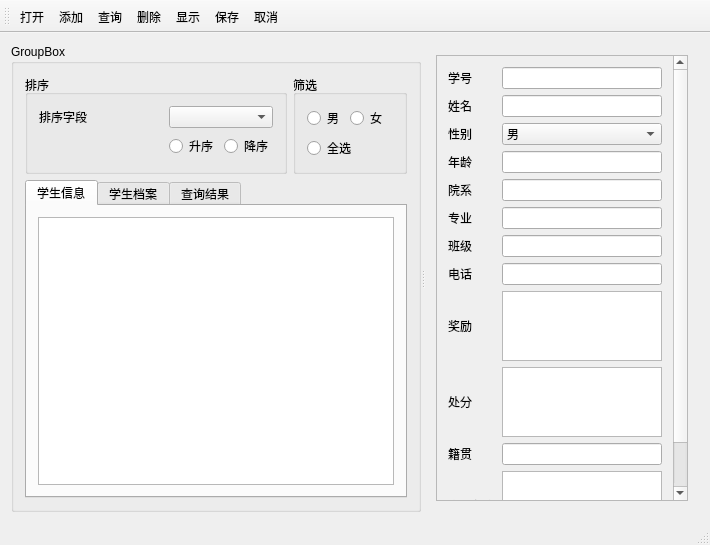
<?xml version="1.0" encoding="UTF-8"?>
<ui version="4.0">
 <class>MainWindow</class>
 <widget class="QMainWindow" name="MainWindow">
  <property name="geometry">
   <rect>
    <x>0</x>
    <y>0</y>
    <width>710</width>
    <height>545</height>
   </rect>
  </property>
  <property name="windowTitle">
   <string>MainWindow</string>
  </property>
  <widget class="QWidget" name="centralWidget">
   <layout class="QGridLayout" name="gridLayout_3">
    <item row="0" column="0">
     <widget class="QSplitter" name="splitter">
      <property name="orientation">
       <enum>Qt::Horizontal</enum>
      </property>
      <widget class="QGroupBox" name="groupBox_2">
       <property name="title">
        <string>GroupBox</string>
       </property>
       <layout class="QVBoxLayout" name="verticalLayout_7">
        <item>
         <layout class="QVBoxLayout" name="verticalLayout">
          <item>
           <layout class="QHBoxLayout" name="horizontalLayout">
            <item>
             <widget class="QGroupBox" name="groupBox">
              <property name="title">
               <string>排序</string>
              </property>
              <layout class="QGridLayout" name="gridLayout">
               <item row="0" column="0">
                <widget class="QLabel" name="label">
                 <property name="text">
                  <string>排序字段</string>
                 </property>
                </widget>
               </item>
               <item row="0" column="1" colspan="2">
                <widget class="QComboBox" name="comboBox">
                 <property name="currentIndex">
                  <number>-1</number>
                 </property>
                </widget>
               </item>
               <item row="1" column="0">
                <spacer name="horizontalSpacer">
                 <property name="orientation">
                  <enum>Qt::Horizontal</enum>
                 </property>
                 <property name="sizeHint" stdset="0">
                  <size>
                   <width>238</width>
                   <height>20</height>
                  </size>
                 </property>
                </spacer>
               </item>
               <item row="1" column="1">
                <widget class="QRadioButton" name="radioButton">
                 <property name="text">
                  <string>升序</string>
                 </property>
                 <property name="checkable">
                  <bool>true</bool>
                 </property>
                 <property name="checked">
                  <bool>false</bool>
                 </property>
                </widget>
               </item>
               <item row="1" column="2">
                <widget class="QRadioButton" name="radioButton_2">
                 <property name="text">
                  <string>降序</string>
                 </property>
                </widget>
               </item>
              </layout>
             </widget>
            </item>
            <item>
             <widget class="QGroupBox" name="groupBox_3">
              <property name="title">
               <string>筛选</string>
              </property>
              <layout class="QGridLayout" name="gridLayout_5">
               <item row="0" column="0">
                <widget class="QRadioButton" name="radioButton_3">
                 <property name="text">
                  <string>男</string>
                 </property>
                </widget>
               </item>
               <item row="0" column="1" colspan="2">
                <widget class="QRadioButton" name="radioButton_4">
                 <property name="text">
                  <string>女</string>
                 </property>
                </widget>
               </item>
               <item row="1" column="0" colspan="2">
                <widget class="QRadioButton" name="radioButton_5">
                 <property name="text">
                  <string>全选</string>
                 </property>
                </widget>
               </item>
               <item row="1" column="2">
                <spacer name="horizontalSpacer_2">
                 <property name="orientation">
                  <enum>Qt::Horizontal</enum>
                 </property>
                 <property name="sizeHint" stdset="0">
                  <size>
                   <width>40</width>
                   <height>20</height>
                  </size>
                 </property>
                </spacer>
               </item>
              </layout>
             </widget>
            </item>
           </layout>
          </item>
          <item>
           <widget class="QTabWidget" name="tabWidget">
            <property name="currentIndex">
             <number>0</number>
            </property>
            <widget class="QWidget" name="tab">
             <attribute name="title">
              <string>学生信息</string>
             </attribute>
             <layout class="QVBoxLayout" name="verticalLayout_2">
              <item>
               <widget class="QTableView" name="tableView"/>
              </item>
             </layout>
            </widget>
            <widget class="QWidget" name="tab_2">
             <attribute name="title">
              <string>学生档案</string>
             </attribute>
             <layout class="QVBoxLayout" name="verticalLayout_3">
              <item>
               <widget class="QTableView" name="tableView_2"/>
              </item>
             </layout>
            </widget>
            <widget class="QWidget" name="tab_3">
             <attribute name="title">
              <string>查询结果</string>
             </attribute>
             <layout class="QVBoxLayout" name="verticalLayout_6">
              <item>
               <widget class="QTableView" name="tableView_3"/>
              </item>
             </layout>
            </widget>
           </widget>
          </item>
         </layout>
        </item>
       </layout>
      </widget>
      <widget class="QStackedWidget" name="stackedWidget">
       <property name="currentIndex">
        <number>2</number>
       </property>
       <widget class="QWidget" name="page">
        <layout class="QVBoxLayout" name="verticalLayout_4">
         <item>
          <layout class="QHBoxLayout" name="horizontalLayout_12">
           <item>
            <layout class="QHBoxLayout" name="horizontalLayout_2">
             <item>
              <widget class="QLabel" name="label_10">
               <property name="text">
                <string>学号</string>
               </property>
              </widget>
             </item>
             <item>
              <widget class="QLineEdit" name="StuNo">
               <property name="maxLength">
                <number>6</number>
               </property>
              </widget>
             </item>
            </layout>
           </item>
           <item>
            <widget class="QLabel" name="tipNo">
             <property name="minimumSize">
              <size>
               <width>120</width>
               <height>0</height>
              </size>
             </property>
             <property name="text">
              <string/>
             </property>
            </widget>
           </item>
          </layout>
         </item>
         <item>
          <layout class="QHBoxLayout" name="horizontalLayout_13">
           <item>
            <layout class="QHBoxLayout" name="horizontalLayout_3">
             <item>
              <widget class="QLabel" name="label_11">
               <property name="text">
                <string>姓名</string>
               </property>
              </widget>
             </item>
             <item>
              <widget class="QLineEdit" name="Name">
               <property name="maxLength">
                <number>5</number>
               </property>
              </widget>
             </item>
            </layout>
           </item>
           <item>
            <widget class="QLabel" name="tipName">
             <property name="minimumSize">
              <size>
               <width>120</width>
               <height>0</height>
              </size>
             </property>
             <property name="text">
              <string/>
             </property>
            </widget>
           </item>
          </layout>
         </item>
         <item>
          <layout class="QHBoxLayout" name="horizontalLayout_4">
           <item>
            <widget class="QLabel" name="label_4">
             <property name="text">
              <string>性别</string>
             </property>
            </widget>
           </item>
           <item>
            <widget class="QComboBox" name="Gender">
             <property name="currentIndex">
              <number>0</number>
             </property>
             <item>
              <property name="text">
               <string>男</string>
              </property>
             </item>
             <item>
              <property name="text">
               <string>女</string>
              </property>
             </item>
            </widget>
           </item>
           <item>
            <spacer name="horizontalSpacer_3">
             <property name="orientation">
              <enum>Qt::Horizontal</enum>
             </property>
             <property name="sizeHint" stdset="0">
              <size>
               <width>108</width>
               <height>20</height>
              </size>
             </property>
            </spacer>
           </item>
          </layout>
         </item>
         <item>
          <layout class="QHBoxLayout" name="horizontalLayout_14">
           <item>
            <layout class="QHBoxLayout" name="horizontalLayout_5">
             <item>
              <widget class="QLabel" name="label_5">
               <property name="text">
                <string>年龄</string>
               </property>
              </widget>
             </item>
             <item>
              <widget class="QLineEdit" name="Age">
               <property name="maximumSize">
                <size>
                 <width>16777215</width>
                 <height>16777215</height>
                </size>
               </property>
               <property name="maxLength">
                <number>3</number>
               </property>
              </widget>
             </item>
            </layout>
           </item>
           <item>
            <widget class="QLabel" name="tipAge">
             <property name="minimumSize">
              <size>
               <width>130</width>
               <height>0</height>
              </size>
             </property>
             <property name="text">
              <string>年龄不能超过3位数</string>
             </property>
            </widget>
           </item>
          </layout>
         </item>
         <item>
          <layout class="QHBoxLayout" name="horizontalLayout_6">
           <item>
            <widget class="QLabel" name="label_6">
             <property name="text">
              <string>院系</string>
             </property>
            </widget>
           </item>
           <item>
            <widget class="QLineEdit" name="College"/>
           </item>
          </layout>
         </item>
         <item>
          <layout class="QHBoxLayout" name="horizontalLayout_7">
           <item>
            <widget class="QLabel" name="label_7">
             <property name="text">
              <string>专业</string>
             </property>
            </widget>
           </item>
           <item>
            <widget class="QLineEdit" name="Major"/>
           </item>
          </layout>
         </item>
         <item>
          <layout class="QHBoxLayout" name="horizontalLayout_8">
           <item>
            <widget class="QLabel" name="label_8">
             <property name="text">
              <string>班级</string>
             </property>
            </widget>
           </item>
           <item>
            <widget class="QLineEdit" name="Class"/>
           </item>
          </layout>
         </item>
         <item>
          <layout class="QHBoxLayout" name="horizontalLayout_9">
           <item>
            <widget class="QLabel" name="label_9">
             <property name="text">
              <string>电话</string>
             </property>
            </widget>
           </item>
           <item>
            <widget class="QLineEdit" name="PhoneNumber">
             <property name="maxLength">
              <number>11</number>
             </property>
            </widget>
           </item>
          </layout>
         </item>
         <item>
          <widget class="QLabel" name="tipPhone">
           <property name="minimumSize">
            <size>
             <width>0</width>
             <height>30</height>
            </size>
           </property>
           <property name="maximumSize">
            <size>
             <width>16777215</width>
             <height>30</height>
            </size>
           </property>
           <property name="text">
            <string/>
           </property>
          </widget>
         </item>
        </layout>
       </widget>
       <widget class="QWidget" name="page_2">
        <layout class="QGridLayout" name="gridLayout_2">
         <item row="0" column="0">
          <widget class="QLabel" name="label_12">
           <property name="text">
            <string>学号</string>
           </property>
          </widget>
         </item>
         <item row="0" column="1">
          <layout class="QHBoxLayout" name="horizontalLayout_10">
           <item>
            <widget class="QLineEdit" name="StuNo2">
             <property name="maxLength">
              <number>6</number>
             </property>
            </widget>
           </item>
           <item>
            <widget class="QLabel" name="tipNo2">
             <property name="minimumSize">
              <size>
               <width>100</width>
               <height>0</height>
              </size>
             </property>
             <property name="text">
              <string/>
             </property>
            </widget>
           </item>
          </layout>
         </item>
         <item row="1" column="0">
          <widget class="QLabel" name="label_13">
           <property name="text">
            <string>姓名</string>
           </property>
          </widget>
         </item>
         <item row="1" column="1">
          <layout class="QHBoxLayout" name="horizontalLayout_11">
           <item>
            <widget class="QLineEdit" name="Name2">
             <property name="maxLength">
              <number>5</number>
             </property>
            </widget>
           </item>
           <item>
            <widget class="QLabel" name="tipName2">
             <property name="minimumSize">
              <size>
               <width>100</width>
               <height>0</height>
              </size>
             </property>
             <property name="text">
              <string/>
             </property>
            </widget>
           </item>
          </layout>
         </item>
         <item row="2" column="0">
          <widget class="QLabel" name="label_3">
           <property name="text">
            <string>性别</string>
           </property>
          </widget>
         </item>
         <item row="2" column="1">
          <widget class="QComboBox" name="Gender2">
           <item>
            <property name="text">
             <string>男</string>
            </property>
           </item>
           <item>
            <property name="text">
             <string>女</string>
            </property>
           </item>
          </widget>
         </item>
         <item row="3" column="0">
          <widget class="QLabel" name="label_14">
           <property name="text">
            <string>奖励</string>
           </property>
          </widget>
         </item>
         <item row="3" column="1">
          <widget class="QPlainTextEdit" name="Award"/>
         </item>
         <item row="4" column="0">
          <widget class="QLabel" name="label_15">
           <property name="text">
            <string>处分</string>
           </property>
          </widget>
         </item>
         <item row="4" column="1">
          <widget class="QPlainTextEdit" name="Punish"/>
         </item>
         <item row="5" column="0">
          <widget class="QLabel" name="label_2">
           <property name="text">
            <string>籍贯</string>
           </property>
          </widget>
         </item>
         <item row="5" column="1">
          <widget class="QLineEdit" name="NativePlace"/>
         </item>
         <item row="6" column="0">
          <widget class="QLabel" name="label_16">
           <property name="text">
            <string>家长信息</string>
           </property>
          </widget>
         </item>
         <item row="6" column="1">
          <widget class="QTextEdit" name="ParentsInfo"/>
         </item>
        </layout>
       </widget>
       <widget class="QWidget" name="page_3">
        <layout class="QVBoxLayout" name="verticalLayout_5">
         <item>
          <widget class="QScrollArea" name="scrollArea">
           <property name="widgetResizable">
            <bool>true</bool>
           </property>
           <widget class="QWidget" name="scrollAreaWidgetContents">
            <property name="geometry">
             <rect>
              <x>0</x>
              <y>0</y>
              <width>241</width>
              <height>447</height>
             </rect>
            </property>
            <layout class="QGridLayout" name="gridLayout_4">
             <item row="1" column="0">
              <widget class="QLabel" name="label_18">
               <property name="text">
                <string>姓名</string>
               </property>
              </widget>
             </item>
             <item row="2" column="2">
              <widget class="QComboBox" name="comboBox_2">
               <property name="currentIndex">
                <number>0</number>
               </property>
               <item>
                <property name="text">
                 <string>男</string>
                </property>
               </item>
               <item>
                <property name="text">
                 <string>女</string>
                </property>
               </item>
              </widget>
             </item>
             <item row="2" column="0">
              <widget class="QLabel" name="label_19">
               <property name="text">
                <string>性别</string>
               </property>
              </widget>
             </item>
             <item row="0" column="0">
              <widget class="QLabel" name="label_17">
               <property name="text">
                <string>学号</string>
               </property>
              </widget>
             </item>
             <item row="4" column="2">
              <widget class="QLineEdit" name="lineEdit_3"/>
             </item>
             <item row="3" column="0">
              <widget class="QLabel" name="label_20">
               <property name="text">
                <string>年龄</string>
               </property>
              </widget>
             </item>
             <item row="4" column="0">
              <widget class="QLabel" name="label_21">
               <property name="text">
                <string>院系</string>
               </property>
              </widget>
             </item>
             <item row="3" column="2">
              <widget class="QLineEdit" name="lineEdit_4">
               <property name="maxLength">
                <number>3</number>
               </property>
              </widget>
             </item>
             <item row="5" column="0">
              <widget class="QLabel" name="label_22">
               <property name="text">
                <string>专业</string>
               </property>
              </widget>
             </item>
             <item row="5" column="2">
              <widget class="QLineEdit" name="lineEdit_5"/>
             </item>
             <item row="6" column="0">
              <widget class="QLabel" name="label_23">
               <property name="text">
                <string>班级</string>
               </property>
              </widget>
             </item>
             <item row="7" column="0">
              <widget class="QLabel" name="label_24">
               <property name="text">
                <string>电话</string>
               </property>
              </widget>
             </item>
             <item row="7" column="2">
              <widget class="QLineEdit" name="lineEdit_7">
               <property name="maxLength">
                <number>11</number>
               </property>
              </widget>
             </item>
             <item row="6" column="2">
              <widget class="QLineEdit" name="lineEdit_6"/>
             </item>
             <item row="8" column="2">
              <widget class="QTextEdit" name="textEdit"/>
             </item>
             <item row="9" column="0">
              <widget class="QLabel" name="label_26">
               <property name="text">
                <string>处分</string>
               </property>
              </widget>
             </item>
             <item row="8" column="0">
              <widget class="QLabel" name="label_25">
               <property name="text">
                <string>奖励</string>
               </property>
              </widget>
             </item>
             <item row="10" column="0">
              <widget class="QLabel" name="label_27">
               <property name="text">
                <string>籍贯</string>
               </property>
              </widget>
             </item>
             <item row="11" column="0" colspan="2">
              <widget class="QLabel" name="label_28">
               <property name="text">
                <string>家长信息</string>
               </property>
              </widget>
             </item>
             <item row="10" column="2">
              <widget class="QLineEdit" name="lineEdit_8"/>
             </item>
             <item row="9" column="2">
              <widget class="QTextEdit" name="textEdit_2"/>
             </item>
             <item row="1" column="2">
              <widget class="QLineEdit" name="lineEdit_2">
               <property name="maxLength">
                <number>5</number>
               </property>
              </widget>
             </item>
             <item row="0" column="2">
              <widget class="QLineEdit" name="lineEdit">
               <property name="maxLength">
                <number>6</number>
               </property>
              </widget>
             </item>
             <item row="11" column="2">
              <widget class="QTextEdit" name="textEdit_3"/>
             </item>
            </layout>
           </widget>
          </widget>
         </item>
        </layout>
       </widget>
      </widget>
     </widget>
    </item>
   </layout>
  </widget>
  <widget class="QMenuBar" name="menuBar">
   <property name="geometry">
    <rect>
     <x>0</x>
     <y>0</y>
     <width>710</width>
     <height>17</height>
    </rect>
   </property>
  </widget>
  <widget class="QToolBar" name="mainToolBar">
   <property name="toolButtonStyle">
    <enum>Qt::ToolButtonTextUnderIcon</enum>
   </property>
   <attribute name="toolBarArea">
    <enum>TopToolBarArea</enum>
   </attribute>
   <attribute name="toolBarBreak">
    <bool>false</bool>
   </attribute>
   <addaction name="actOpenDB"/>
   <addaction name="actAdd"/>
   <addaction name="actSearch"/>
   <addaction name="actDelete"/>
   <addaction name="actShow"/>
   <addaction name="actSave"/>
   <addaction name="actCancel"/>
  </widget>
  <widget class="QStatusBar" name="statusBar"/>
  <action name="actOpenDB">
   <property name="icon">
    <iconset resource="images.qrc">
     <normaloff>:/new/prefix1/images/open3.bmp</normaloff>:/new/prefix1/images/open3.bmp</iconset>
   </property>
   <property name="text">
    <string>打开</string>
   </property>
   <property name="toolTip">
    <string>打开数据库</string>
   </property>
  </action>
  <action name="actAdd">
   <property name="icon">
    <iconset resource="images.qrc">
     <normaloff>:/new/prefix1/images/316.bmp</normaloff>:/new/prefix1/images/316.bmp</iconset>
   </property>
   <property name="text">
    <string>添加</string>
   </property>
   <property name="toolTip">
    <string>添加学生信息</string>
   </property>
  </action>
  <action name="actSearch">
   <property name="icon">
    <iconset resource="images.qrc">
     <normaloff>:/new/prefix1/images/300.bmp</normaloff>:/new/prefix1/images/300.bmp</iconset>
   </property>
   <property name="text">
    <string>查询</string>
   </property>
   <property name="toolTip">
    <string>查询学生信息</string>
   </property>
  </action>
  <action name="actDelete">
   <property name="icon">
    <iconset resource="images.qrc">
     <normaloff>:/new/prefix1/images/delete1.bmp</normaloff>:/new/prefix1/images/delete1.bmp</iconset>
   </property>
   <property name="text">
    <string>删除</string>
   </property>
   <property name="toolTip">
    <string>删除学生信息</string>
   </property>
  </action>
  <action name="actSave">
   <property name="icon">
    <iconset resource="images.qrc">
     <normaloff>:/new/prefix1/images/save1.bmp</normaloff>:/new/prefix1/images/save1.bmp</iconset>
   </property>
   <property name="text">
    <string>保存</string>
   </property>
   <property name="toolTip">
    <string>保存</string>
   </property>
  </action>
  <action name="actCancel">
   <property name="icon">
    <iconset resource="images.qrc">
     <normaloff>:/new/prefix1/images/ubdo.bmp</normaloff>:/new/prefix1/images/ubdo.bmp</iconset>
   </property>
   <property name="text">
    <string>取消</string>
   </property>
   <property name="toolTip">
    <string>取消所有修改</string>
   </property>
  </action>
  <action name="actShow">
   <property name="icon">
    <iconset resource="images.qrc">
     <normaloff>:/new/prefix1/images/124.bmp</normaloff>:/new/prefix1/images/124.bmp</iconset>
   </property>
   <property name="text">
    <string>显示</string>
   </property>
   <property name="toolTip">
    <string>显示</string>
   </property>
  </action>
 </widget>
 <layoutdefault spacing="6" margin="11"/>
 <resources>
  <include location="images.qrc"/>
 </resources>
 <connections/>
</ui>
